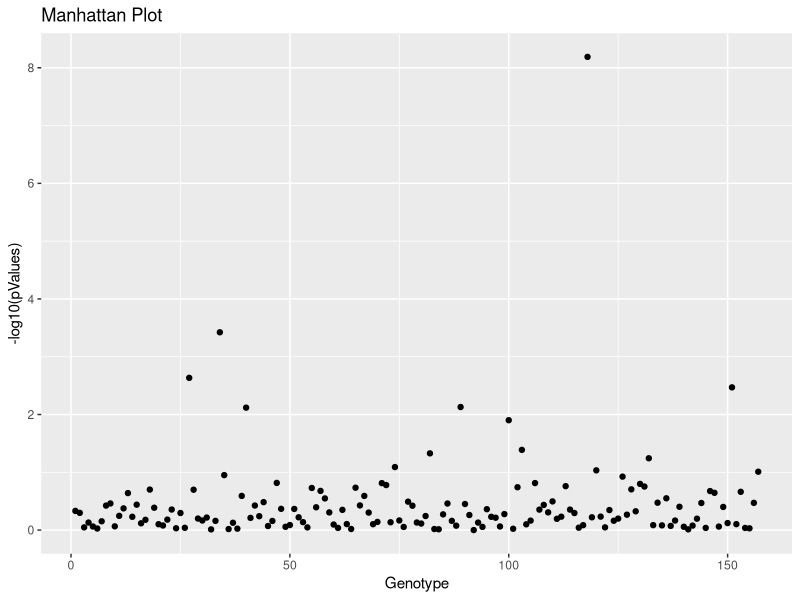

Reproduce this figure in R.
## ---- chunk 1
# Importing genotype and phenotype files
geno_import <- read.csv("./genotype_data.csv", 
                      header = TRUE, 
                      stringsAsFactors = FALSE,
                      row.names = 1, colClasses = "character")
geno_import <- apply(geno_import, 2, tolower)
sim_pheno_mx <- read.csv("./phenotype_data.csv", 
                     header = TRUE, row.names = 1)

# Convert genotype to Xa, Xd codings
xa_converter <- function(geno_in){
    geno_count <- table(geno_in)
    minor_allele <- names(geno_count[geno_count == min(geno_count)])
    xa_code <- ifelse(geno_in == minor_allele, 1,0)
    xa_result <- rowSums(xa_code) - 1
    return(xa_result)
}

xa_matrix <- matrix(NA, 
                    nrow = nrow(geno_import), 
                    ncol = ncol(geno_import)/2)

for (i in 1:(ncol(geno_import)/2)){
    xa_matrix[,i] <- xa_converter(geno_import[,c(2*i -1, 2*i)])  
}

xd_matrix <-  1 - 2*abs(xa_matrix)

# Filtering for MAF
xa_maf_calc <- xa_matrix + 1

MAF <- apply(xa_maf_calc, 2, function(x) sum(x) / (length(x) * 2))

xa_filter <- xa_matrix[,which(MAF > 0.1 & MAF < 0.5)]
xd_filter <- xd_matrix[,which(MAF > 0.1 & MAF < 0.5)]

# Computing p-values
library(MASS)

pval_calculator <- function(pheno_input, xa_input, xd_input){
    n_samples <- length(xa_input)

    X_mx <- cbind(1,xa_input,xd_input)
    
    MLE_beta <- ginv(t(X_mx) %*% X_mx) %*% t(X_mx) %*% pheno_input
    y_hat <- X_mx %*% MLE_beta
  
    SSM <- sum((y_hat - mean(pheno_input))^2)
    SSE <- sum((pheno_input - y_hat)^2)
  
    df_M <- 2
    df_E <- n_samples - 3 
  
    MSM <- SSM / df_M
    MSE <- SSE / df_E
  
    Fstatistic <- MSM / MSE
  
    # to check if it is correct 
    pval <- pf(Fstatistic, df_M, df_E,lower.tail = FALSE)

    return(pval)
}

n_geno <- ncol(xa_filter)
pval_mx <- matrix(NA, nrow = n_geno, ncol = 2)

for (j in 1 : 2) {
    for (i in 1 : n_geno){
        pval_mx[i,j] <- pval_calculator(sim_pheno_mx[,j], xa_input = xa_filter[,i], xd_input = xd_filter[,i])
    }
}
## ---- chunk 2
library(ggplot2)
qplot(c(1:n_geno), -log10(pval_mx[,2]), main="Manhattan Plot", xlab="Genotype", ylab="-log10(pValues)")
